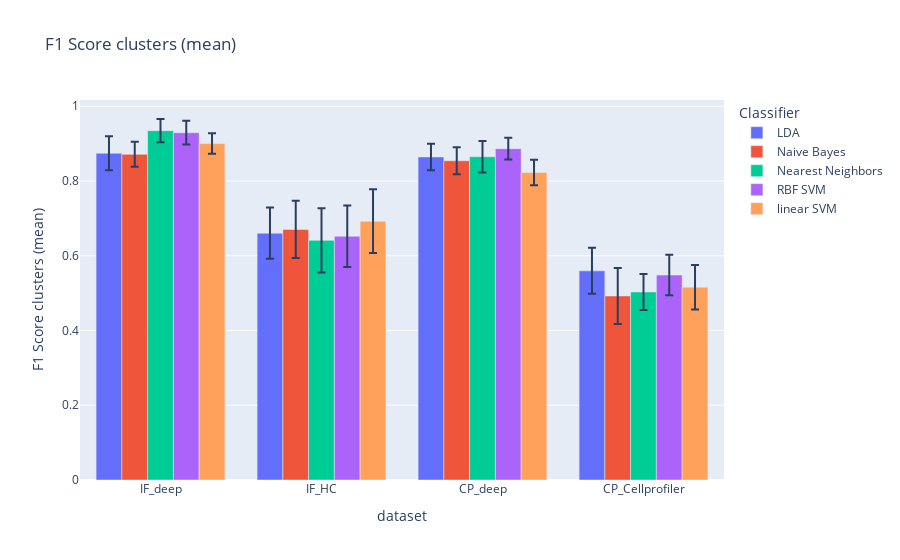

This figure's notebook cell:
### Code cell
px.bar(results, x="dataset", y="F1 Score clusters (mean)", error_y="F1 Score clusters (std)", color="Classifier",barmode="group", title="F1 Score clusters (mean)")

### Figure 1 — Plotly figure (JSON) as saved in the notebook; plotly's stock layout.template omitted (floating-point values rounded to 4 significant figures)
{"data": [{"alignmentgroup": "True", "error_y": {"array": [0.04541, 0.06844, 0.03545, 0.06151]}, "hovertemplate": "Classifier=LDA<br>dataset=%{x}<br>F1 Score clusters (mean)=%{y}<extra></extra>", "legendgroup": "LDA", "marker": {"color": "#636efa", "pattern": {"shape": ""}}, "name": "LDA", "offsetgroup": "LDA", "orientation": "v", "showlegend": true, "textposition": "auto", "type": "bar", "x": ["IF_deep", "IF_HC", "CP_deep", "CP_Cellprofiler"], "xaxis": "x", "y": [0.8742, 0.6604, 0.8644, 0.5596], "yaxis": "y"}, {"alignmentgroup": "True", "error_y": {"array": [0.03347, 0.07648, 0.036, 0.07502]}, "hovertemplate": "Classifier=Naive Bayes<br>dataset=%{x}<br>F1 Score clusters (mean)=%{y}<extra></extra>", "legendgroup": "Naive Bayes", "marker": {"color": "#EF553B", "pattern": {"shape": ""}}, "name": "Naive Bayes", "offsetgroup": "Naive Bayes", "orientation": "v", "showlegend": true, "textposition": "auto", "type": "bar", "x": ["IF_deep", "IF_HC", "CP_deep", "CP_Cellprofiler"], "xaxis": "x", "y": [0.8714, 0.6704, 0.8543, 0.4924], "yaxis": "y"}, {"alignmentgroup": "True", "error_y": {"array": [0.03124, 0.08573, 0.04237, 0.04835]}, "hovertemplate": "Classifier=Nearest Neighbors<br>dataset=%{x}<br>F1 Score clusters (mean)=%{y}<extra></extra>", "legendgroup": "Nearest Neighbors", "marker": {"color": "#00cc96", "pattern": {"shape": ""}}, "name": "Nearest Neighbors", "offsetgroup": "Nearest Neighbors", "orientation": "v", "showlegend": true, "textposition": "auto", "type": "bar", "x": ["IF_deep", "IF_HC", "CP_deep", "CP_Cellprofiler"], "xaxis": "x", "y": [0.9346, 0.6412, 0.8649, 0.5031], "yaxis": "y"}, {"alignmentgroup": "True", "error_y": {"array": [0.03184, 0.08207, 0.02928, 0.05425]}, "hovertemplate": "Classifier=RBF SVM<br>dataset=%{x}<br>F1 Score clusters (mean)=%{y}<extra></extra>", "legendgroup": "RBF SVM", "marker": {"color": "#ab63fa", "pattern": {"shape": ""}}, "name": "RBF SVM", "offsetgroup": "RBF SVM", "orientation": "v", "showlegend": true, "textposition": "auto", "type": "bar", "x": ["IF_deep", "IF_HC", "CP_deep", "CP_Cellprofiler"], "xaxis": "x", "y": [0.9292, 0.6521, 0.8865, 0.5484], "yaxis": "y"}, {"alignmentgroup": "True", "error_y": {"array": [0.02743, 0.08536, 0.03417, 0.05957]}, "hovertemplate": "Classifier=linear SVM<br>dataset=%{x}<br>F1 Score clusters (mean)=%{y}<extra></extra>", "legendgroup": "linear SVM", "marker": {"color": "#FFA15A", "pattern": {"shape": ""}}, "name": "linear SVM", "offsetgroup": "linear SVM", "orientation": "v", "showlegend": true, "textposition": "auto", "type": "bar", "x": ["IF_deep", "IF_HC", "CP_deep", "CP_Cellprofiler"], "xaxis": "x", "y": [0.9001, 0.6924, 0.8227, 0.5158], "yaxis": "y"}], "layout": {"barmode": "group", "legend": {"title": {"text": "Classifier"}, "tracegroupgap": 0}, "title": {"text": "F1 Score clusters (mean)"}, "xaxis": {"anchor": "y", "domain": [0, 1], "title": {"text": "dataset"}}, "yaxis": {"anchor": "x", "domain": [0, 1], "title": {"text": "F1 Score clusters (mean)"}}}}
